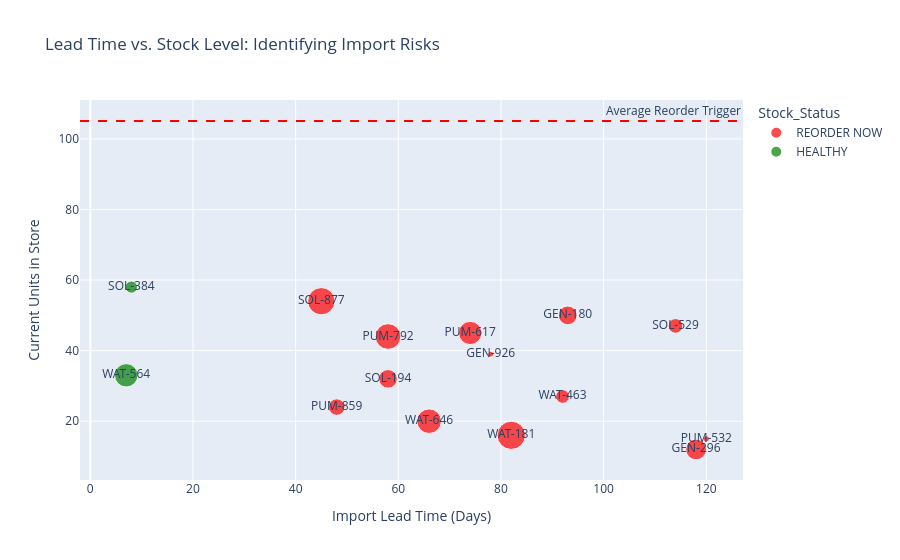

The code cell stored with this chart in its notebook:
### Markdown cell above
#### 3. Stockout Risk vs. Lead Time (The "Danger Zone")

### Code cell
fig_risk = px.scatter(df, 
                      x="Lead_Time_Days", 
                      y="Initial_Stock",
                      size="Annual_Consumption_USD",
                      color="Stock_Status",
                      hover_name="Product_Name",
                      text="SKU",
                      title="Lead Time vs. Stock Level: Identifying Import Risks",
                      color_discrete_map={'REORDER NOW': 'red', 'WATCHLIST': 'orange', 'HEALTHY': 'green'},
                      labels={"Lead_Time_Days": "Import Lead Time (Days)", "Initial_Stock": "Current Units in Store"})

avg_rop = df['Reorder_Point'].mean()
fig_risk.add_hline(y=avg_rop, line_dash="dash", line_color="red", annotation_text="Average Reorder Trigger")

fig_risk.show()

### Figure 1 — Plotly figure (JSON) as saved in the notebook; plotly's stock layout.template omitted (floating-point values rounded to 4 significant figures)
{"data": [{"hovertemplate": "<b>%{hovertext}</b><br><br>Stock_Status=REORDER NOW<br>Import Lead Time (Days)=%{x}<br>Current Units in Store=%{y}<br>Annual_Consumption_USD=%{marker.size}<br>SKU=%{text}<extra></extra>", "hovertext": ["UV Sterilizer", "5kVA Hybrid Inverter", "Submersible Pump", "FRP Vessel", "Booster Pump", "50kVA Silent Gen", "3kVA Petrol Gen", "Solar Controller", "Centrifugal Pump", "330W Solar Panel", "Chlorine Dosing Pump", "Solar Pump", "10kVA Diesel Gen"], "legendgroup": "REORDER NOW", "marker": {"color": "red", "size": [3857000.0, 3600000.0, 3182000.0, 2915000.0, 2600000.0, 2068000.0, 1702000.0, 1666000.0, 1320000.0, 1048000.0, 916600.0, 192200.0, 161800.0], "sizemode": "area", "sizeref": 9644.0, "symbol": "circle"}, "mode": "markers+text", "name": "REORDER NOW", "orientation": "v", "showlegend": true, "text": ["WAT-181", "SOL-877", "PUM-792", "WAT-646", "PUM-617", "GEN-296", "GEN-180", "SOL-194", "PUM-859", "SOL-529", "WAT-463", "PUM-532", "GEN-926"], "type": "scatter", "x": [82, 45, 58, 66, 74, 118, 93, 58, 48, 114, 92, 120, 78], "xaxis": "x", "y": [16, 54, 44, 20, 45, 12, 50, 32, 24, 47, 27, 15, 39], "yaxis": "y"}, {"hovertemplate": "<b>%{hovertext}</b><br><br>Stock_Status=HEALTHY<br>Import Lead Time (Days)=%{x}<br>Current Units in Store=%{y}<br>Annual_Consumption_USD=%{marker.size}<br>SKU=%{text}<extra></extra>", "hovertext": ["RO Membrane", "200Ah Gel Battery"], "legendgroup": "HEALTHY", "marker": {"color": "green", "size": [2640000.0, 708600.0], "sizemode": "area", "sizeref": 9644.0, "symbol": "circle"}, "mode": "markers+text", "name": "HEALTHY", "orientation": "v", "showlegend": true, "text": ["WAT-564", "SOL-384"], "type": "scatter", "x": [7, 8], "xaxis": "x", "y": [33, 58], "yaxis": "y"}], "layout": {"annotations": [{"showarrow": false, "text": "Average Reorder Trigger", "x": 1, "xanchor": "right", "xref": "x domain", "y": 105.1, "yanchor": "bottom", "yref": "y"}], "legend": {"itemsizing": "constant", "title": {"text": "Stock_Status"}, "tracegroupgap": 0}, "shapes": [{"line": {"color": "red", "dash": "dash"}, "type": "line", "x0": 0, "x1": 1, "xref": "x domain", "y0": 105.1, "y1": 105.1, "yref": "y"}], "title": {"text": "Lead Time vs. Stock Level: Identifying Import Risks"}, "xaxis": {"anchor": "y", "domain": [0, 1], "title": {"text": "Import Lead Time (Days)"}}, "yaxis": {"anchor": "x", "domain": [0, 1], "title": {"text": "Current Units in Store"}}}}
